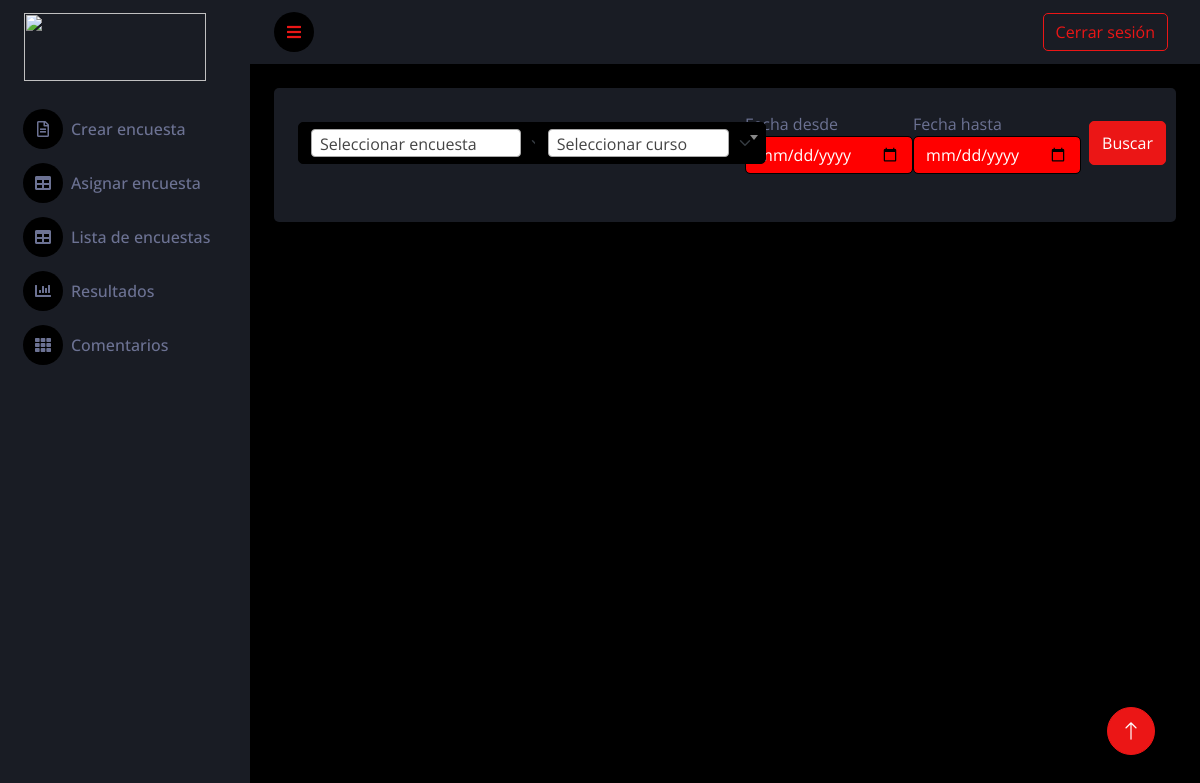
The page /comentarios.php (signed in) on the database as committed earlier.
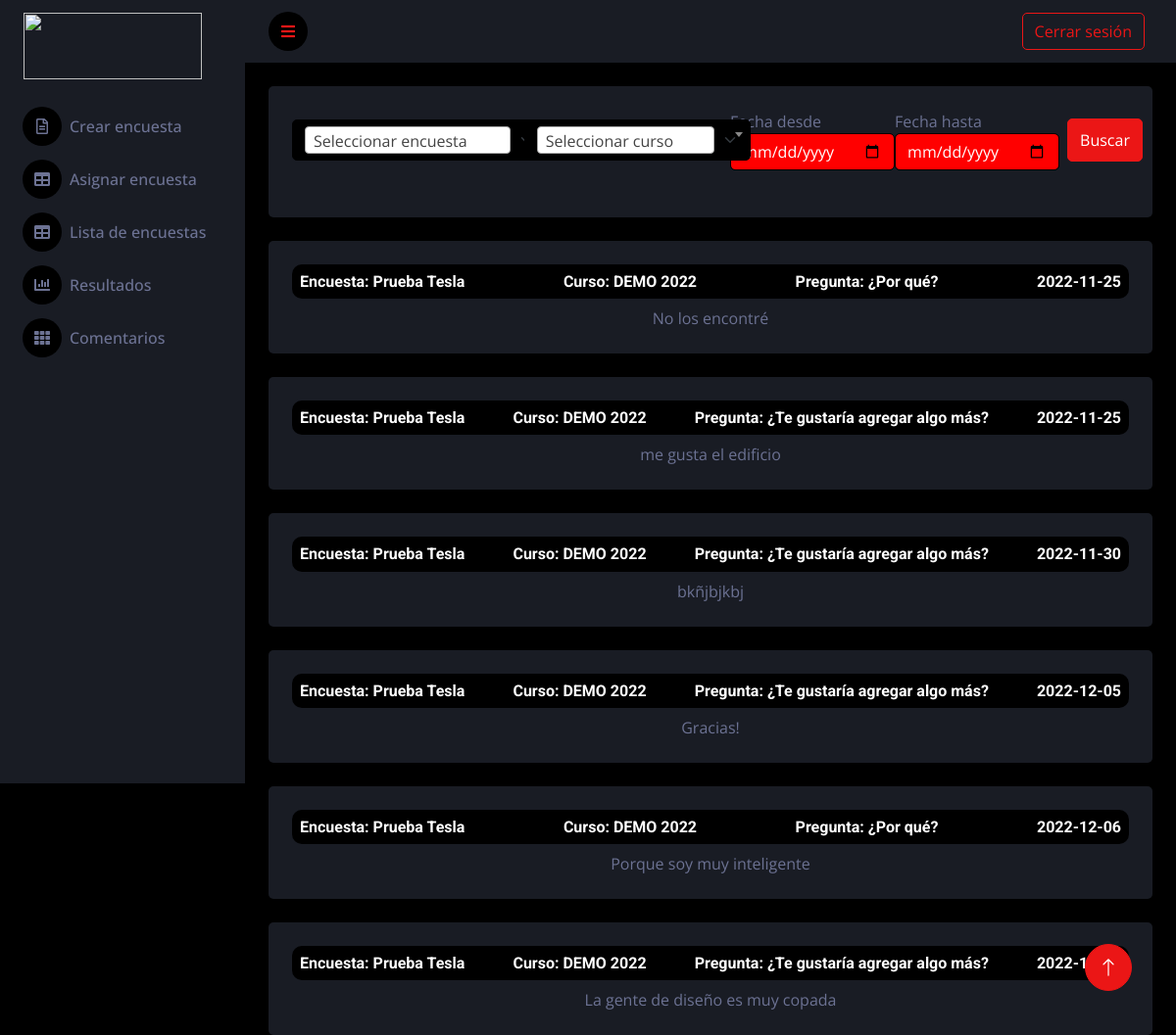
The same page on the database as committed later.
### tables this page shows
CREATE TABLE `resultados` (
  `id_resultado` int(11) NOT NULL,
  `resultado_encuesta_id` int(11) NOT NULL,
  `resultado_curso_id` int(11) NOT NULL,
  `respuesta_text` text NOT NULL,
  `respuesta_multiplechoice` text NOT NULL,
  `fecha` date NOT NULL,
  `pregunta_id` int(11) NOT NULL,
  `opcion_id` int(11) NOT NULL
);

CREATE TABLE `encuestas` (
  `id_encuesta` int(11) NOT NULL,
  `nombre_encuesta` text NOT NULL
);

CREATE TABLE `cursos` (
  `id_curso` int(11) NOT NULL,
  `nombre_curso` text NOT NULL
);

CREATE TABLE `preguntas` (
  `id_pregunta` int(11) NOT NULL,
  `nombre_pregunta` text NOT NULL,
  `tipo_pregunta_id` int(11) NOT NULL,
  `encuesta_id` int(11) NOT NULL
);

### comentarios.php (the view, shortened to what this page needs)
<?php
include "parte_superior.php";
include "conexion/conex.php";
?>
<div class="container-fluid pt-4 px-4">
    <div class="bg-secondary rounded h-100 p-4">
        <div class="d-flex align-items-center justify-content-between mb-4">
        <form action="">
            </form>
            <form action="">
            </form>
            <div class="form-item">
                <label>Fecha desde</label>
                <input class="input-sm form-control" type=date style="background-color:red; color:white" id="f1">
            </div>
            <div class="form-item">
                <label>Fecha hasta</label>
                <input class="input-sm form-control" type=date style="background-color:red; color:white" id="f2">
            </div>
            <div class="form-item">
                <button class="btn btn-primary m-2" style="height: 2.7rem;" onclick="filtrar();"> Buscar </button>
            </div>
        </div>
    </div>
</div>
<div id="respuesta">
<?php
$sql3 = "SELECT nombre_encuesta, nombre_curso, nombre_pregunta, fecha, respuesta_text
FROM cursos, encuestas, resultados, preguntas WHERE encuestas.id_encuesta = resultados.resultado_encuesta_id
AND preguntas.id_pregunta= resultados.pregunta_id
AND resultados.resultado_curso_id = cursos.id_curso AND resultados.respuesta_text != '0'
ORDER BY encuestas.id_encuesta DESC;";
$resultado3 = mysqli_Query($conex, $sql3);
while ($row2 = mysqli_fetch_array($resultado3)) {
    echo '
<div class="container-fluid pt-4 px-4">
    <div class="bg-secondary rounded h-100 p-4">
        <div class="testimonial-item text-center">
            <div class="d-flex align-items-center justify-content-between mb-2" style="background-color: black; border-radius: 10px;">
                <h6 class="m-2">Encuesta: ' . $row2[0] . '</h6>
                <h6 class="m-2">Curso: '.$row2[1].'</h6>
                <h6 class="m-2">Pregunta: '.$row2[2].'</h6>
                <h6 class="m-2">'.$row2[3].'</h6>
            </div>
            <p class="mb-0">'.$row2[4].'</p>
        </div>
    </div>
</div>
';
}
?>
</div>
<?php
include "parte_inferior.php";
?>

Rows that differ between the two databases and show on the page:
added resultados: resultado_encuesta.nombre_encuesta "Prueba Tesla", resultado_curso.nombre_curso "DEMO 2022", pregunta.nombre_pregunta "¿Por qué?", fecha "2022-11-25", respuesta_text "No los encontré"
added resultados: resultado_encuesta.nombre_encuesta "Prueba Tesla", resultado_curso.nombre_curso "DEMO 2022", pregunta.nombre_pregunta "¿Te gustaría agregar algo más?", fecha "2022-11-25", respuesta_text "me gusta el edificio"
added resultados: resultado_encuesta.nombre_encuesta "Prueba Tesla", resultado_curso.nombre_curso "DEMO 2022", pregunta.nombre_pregunta "¿Te gustaría agregar algo más?", fecha "2022-11-30", respuesta_text "bkñjbjkbj"
added resultados: resultado_encuesta.nombre_encuesta "Prueba Tesla", resultado_curso.nombre_curso "DEMO 2022", pregunta.nombre_pregunta "¿Te gustaría agregar algo más?", fecha "2022-12-05", respuesta_text "Gracias!"
added resultados: resultado_encuesta.nombre_encuesta "Prueba Tesla", resultado_curso.nombre_curso "DEMO 2022", pregunta.nombre_pregunta "¿Por qué?", fecha "2022-12-06", respuesta_text "Porque soy muy inteligente"
added resultados: resultado_encuesta.nombre_encuesta "Prueba Tesla", resultado_curso.nombre_curso "DEMO 2022", pregunta.nombre_pregunta "¿Te gustaría agregar algo más?", fecha "2022-12-06", respuesta_text "La gente de diseño es muy copada"
